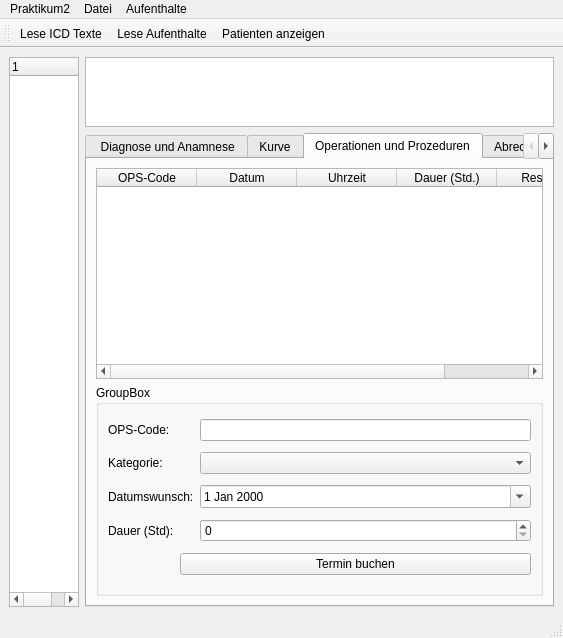
<?xml version="1.0" encoding="UTF-8"?>
<ui version="4.0">
 <class>HospitalUI</class>
 <widget class="QMainWindow" name="HospitalUI">
  <property name="geometry">
   <rect>
    <x>0</x>
    <y>0</y>
    <width>529</width>
    <height>571</height>
   </rect>
  </property>
  <property name="windowTitle">
   <string>HospitalUI</string>
  </property>
  <widget class="QWidget" name="centralwidget">
   <layout class="QHBoxLayout" name="horizontalLayout">
    <item>
     <widget class="QTreeWidget" name="patientTreeWidget">
      <column>
       <property name="text">
        <string notr="true">1</string>
       </property>
      </column>
     </widget>
    </item>
    <item>
     <layout class="QVBoxLayout" name="verticalLayout">
      <item>
       <widget class="QTextBrowser" name="patientInfoTextBrowser">
        <property name="maximumSize">
         <size>
          <width>16777215</width>
          <height>120</height>
         </size>
        </property>
       </widget>
      </item>
      <item>
       <widget class="QTabWidget" name="stayTabWidget">
        <property name="currentIndex">
         <number>2</number>
        </property>
        <widget class="QWidget" name="tab">
         <attribute name="title">
          <string> Diagnose und Anamnese</string>
         </attribute>
         <layout class="QVBoxLayout" name="verticalLayout_2" stretch="1,1,0,0,0,0,0">
          <property name="sizeConstraint">
           <enum>QLayout::SizeConstraint::SetDefaultConstraint</enum>
          </property>
          <item>
           <widget class="QTextEdit" name="diagnoseTextEdit">
            <property name="maximumSize">
             <size>
              <width>16777215</width>
              <height>150</height>
             </size>
            </property>
            <property name="readOnly">
             <bool>true</bool>
            </property>
           </widget>
          </item>
          <item>
           <layout class="QHBoxLayout" name="horizontalLayout_2" stretch="0,2,6">
            <item>
             <widget class="QLabel" name="label">
              <property name="text">
               <string>Aktuelle Diagnose:</string>
              </property>
             </widget>
            </item>
            <item>
             <widget class="QLineEdit" name="aktuelleDiagnoseInput"/>
            </item>
            <item>
             <widget class="QLineEdit" name="aktuelleDiagnoseText">
              <property name="readOnly">
               <bool>true</bool>
              </property>
             </widget>
            </item>
           </layout>
          </item>
          <item>
           <widget class="QLabel" name="label_2">
            <property name="text">
             <string>Anamnese: </string>
            </property>
           </widget>
          </item>
          <item>
           <widget class="QTableWidget" name="anamneseTableWidget">
            <property name="maximumSize">
             <size>
              <width>16777215</width>
              <height>120</height>
             </size>
            </property>
            <property name="rowCount">
             <number>4</number>
            </property>
            <row/>
            <row/>
            <row/>
            <row/>
            <column>
             <property name="text">
              <string>ICD-Code</string>
             </property>
            </column>
            <column>
             <property name="text">
              <string>Bezeichnung</string>
             </property>
            </column>
            <item row="0" column="1">
             <property name="flags">
              <set>ItemIsSelectable|ItemIsDragEnabled|ItemIsDropEnabled|ItemIsUserCheckable|ItemIsEnabled</set>
             </property>
            </item>
            <item row="1" column="1">
             <property name="flags">
              <set>ItemIsSelectable|ItemIsDragEnabled|ItemIsDropEnabled|ItemIsUserCheckable|ItemIsEnabled</set>
             </property>
            </item>
            <item row="2" column="1">
             <property name="flags">
              <set>ItemIsSelectable|ItemIsDragEnabled|ItemIsDropEnabled|ItemIsUserCheckable|ItemIsEnabled</set>
             </property>
            </item>
            <item row="3" column="1">
             <property name="flags">
              <set>ItemIsSelectable|ItemIsDragEnabled|ItemIsDropEnabled|ItemIsUserCheckable|ItemIsEnabled</set>
             </property>
            </item>
           </widget>
          </item>
          <item>
           <widget class="QLabel" name="label_3">
            <property name="text">
             <string>Bemerkungen:</string>
            </property>
           </widget>
          </item>
          <item>
           <widget class="QTextEdit" name="bemerkungenTextEdit">
            <property name="maximumSize">
             <size>
              <width>16777215</width>
              <height>60</height>
             </size>
            </property>
           </widget>
          </item>
          <item>
           <widget class="QGroupBox" name="groupBox">
            <property name="minimumSize">
             <size>
              <width>0</width>
              <height>140</height>
             </size>
            </property>
            <property name="title">
             <string>Verlegung und  Entlassung</string>
            </property>
            <layout class="QVBoxLayout" name="verticalLayout_4">
             <item>
              <layout class="QFormLayout" name="formLayout">
               <item row="0" column="0">
                <widget class="QLabel" name="label_6">
                 <property name="text">
                  <string>Zielabteilung:</string>
                 </property>
                </widget>
               </item>
               <item row="0" column="1">
                <widget class="QComboBox" name="targetDepartmentComboBox"/>
               </item>
               <item row="1" column="0">
                <widget class="QLabel" name="label_7">
                 <property name="text">
                  <string>Aktionsdatum: </string>
                 </property>
                </widget>
               </item>
               <item row="1" column="1">
                <widget class="QDateEdit" name="transferDateEdit">
                 <property name="calendarPopup">
                  <bool>true</bool>
                 </property>
                </widget>
               </item>
              </layout>
             </item>
             <item>
              <layout class="QHBoxLayout" name="horizontalLayout_4">
               <item>
                <widget class="QPushButton" name="transferPatientButton">
                 <property name="text">
                  <string>Patient verlegen</string>
                 </property>
                </widget>
               </item>
               <item>
                <widget class="QPushButton" name="dischargePatientButton">
                 <property name="text">
                  <string>Patient entlassen</string>
                 </property>
                </widget>
               </item>
              </layout>
             </item>
            </layout>
           </widget>
          </item>
         </layout>
        </widget>
        <widget class="QWidget" name="tab_2">
         <attribute name="title">
          <string>Kurve</string>
         </attribute>
         <layout class="QVBoxLayout" name="verticalLayout_3" stretch="0,1">
          <item>
           <layout class="QHBoxLayout" name="horizontalLayout_3">
            <item>
             <widget class="QDateEdit" name="bpDateEdit">
              <property name="calendarPopup">
               <bool>true</bool>
              </property>
             </widget>
            </item>
            <item>
             <widget class="QSpinBox" name="systolicSpinBox">
              <property name="minimum">
               <number>50</number>
              </property>
              <property name="maximum">
               <number>250</number>
              </property>
              <property name="value">
               <number>120</number>
              </property>
             </widget>
            </item>
            <item>
             <widget class="QLabel" name="label_4">
              <property name="text">
               <string>Sys (mmHg)</string>
              </property>
             </widget>
            </item>
            <item>
             <widget class="QSpinBox" name="diastolicSpinBox">
              <property name="minimum">
               <number>30</number>
              </property>
              <property name="maximum">
               <number>150</number>
              </property>
              <property name="value">
               <number>80</number>
              </property>
             </widget>
            </item>
            <item>
             <widget class="QLabel" name="label_5">
              <property name="text">
               <string>Dia (mmHg)</string>
              </property>
             </widget>
            </item>
            <item>
             <widget class="QPushButton" name="addBPButton">
              <property name="text">
               <string>Wert hinzufügen</string>
              </property>
             </widget>
            </item>
           </layout>
          </item>
          <item>
           <widget class="QChartView" name="chartContainerWidget" native="true"/>
          </item>
         </layout>
        </widget>
        <widget class="QWidget" name="tab_3">
         <attribute name="title">
          <string>Operationen und Prozeduren</string>
         </attribute>
         <layout class="QVBoxLayout" name="verticalLayout_6">
          <item>
           <layout class="QVBoxLayout" name="verticalLayout_5" stretch="1,1">
            <item>
             <widget class="QTableWidget" name="proceduresTableWidget">
              <column>
               <property name="text">
                <string>OPS-Code</string>
               </property>
              </column>
              <column>
               <property name="text">
                <string>Datum</string>
               </property>
              </column>
              <column>
               <property name="text">
                <string>Uhrzeit</string>
               </property>
              </column>
              <column>
               <property name="text">
                <string>Dauer (Std.)</string>
               </property>
              </column>
              <column>
               <property name="text">
                <string>Resource</string>
               </property>
              </column>
             </widget>
            </item>
            <item>
             <widget class="QGroupBox" name="groupBox_2">
              <property name="title">
               <string>GroupBox</string>
              </property>
              <layout class="QGridLayout" name="gridLayout">
               <item row="0" column="0">
                <widget class="QLabel" name="label_8">
                 <property name="text">
                  <string>OPS-Code:</string>
                 </property>
                </widget>
               </item>
               <item row="0" column="2">
                <widget class="QLineEdit" name="opsCodeLineEdit"/>
               </item>
               <item row="1" column="0">
                <widget class="QLabel" name="label_9">
                 <property name="text">
                  <string>Kategorie:</string>
                 </property>
                </widget>
               </item>
               <item row="1" column="2">
                <widget class="QComboBox" name="resourceTypeComboBox"/>
               </item>
               <item row="2" column="0" colspan="2">
                <widget class="QLabel" name="label_10">
                 <property name="text">
                  <string>Datumswunsch:</string>
                 </property>
                </widget>
               </item>
               <item row="2" column="2">
                <widget class="QDateEdit" name="procedureDateEdit">
                 <property name="calendarPopup">
                  <bool>true</bool>
                 </property>
                </widget>
               </item>
               <item row="3" column="0">
                <widget class="QLabel" name="label_11">
                 <property name="text">
                  <string>Dauer (Std):</string>
                 </property>
                </widget>
               </item>
               <item row="3" column="2">
                <widget class="QSpinBox" name="durationSpinBox"/>
               </item>
               <item row="4" column="1" colspan="2">
                <widget class="QPushButton" name="scheduleProcedureButton">
                 <property name="text">
                  <string>Termin buchen</string>
                 </property>
                </widget>
               </item>
              </layout>
             </widget>
            </item>
           </layout>
          </item>
         </layout>
        </widget>
        <widget class="QWidget" name="tab_4">
         <attribute name="title">
          <string>Abrechnung</string>
         </attribute>
         <layout class="QVBoxLayout" name="verticalLayout_7">
          <item>
           <widget class="QLabel" name="label_12">
            <property name="text">
             <string>Aktuelle Diagnose des letzten Aufenthaltes:</string>
            </property>
           </widget>
          </item>
          <item>
           <widget class="QLineEdit" name="diagnosisLineEdit">
            <property name="readOnly">
             <bool>true</bool>
            </property>
           </widget>
          </item>
          <item>
           <widget class="QLabel" name="label_13">
            <property name="text">
             <string>Gesamte Aufenthaltsdauer:</string>
            </property>
           </widget>
          </item>
          <item>
           <widget class="QLineEdit" name="durationLineEdit">
            <property name="readOnly">
             <bool>true</bool>
            </property>
           </widget>
          </item>
          <item>
           <widget class="QLabel" name="label_14">
            <property name="text">
             <string>Geplante oder durchgeführte Operationen/Diagnostiken:</string>
            </property>
           </widget>
          </item>
          <item>
           <widget class="QListWidget" name="proceduresListWidget"/>
          </item>
          <item>
           <widget class="QLabel" name="label_15">
            <property name="text">
             <string>Besondere Erschwernisse / Komplikationen:</string>
            </property>
           </widget>
          </item>
          <item>
           <widget class="QPlainTextEdit" name="difficultiesTextEdit"/>
          </item>
         </layout>
        </widget>
       </widget>
      </item>
     </layout>
    </item>
   </layout>
  </widget>
  <widget class="QMenuBar" name="menubar">
   <property name="geometry">
    <rect>
     <x>0</x>
     <y>0</y>
     <width>529</width>
     <height>17</height>
    </rect>
   </property>
   <widget class="QMenu" name="menuPraktikum2">
    <property name="title">
     <string>Praktikum2</string>
    </property>
   </widget>
   <widget class="QMenu" name="menuDatei">
    <property name="title">
     <string>Datei</string>
    </property>
    <addaction name="actionLese_Aufenthalte"/>
    <addaction name="actionLese_ICD_Texte"/>
   </widget>
   <widget class="QMenu" name="menuAufenthalte">
    <property name="title">
     <string>Aufenthalte</string>
    </property>
    <addaction name="actionPatienten_anzeigen"/>
   </widget>
   <addaction name="menuPraktikum2"/>
   <addaction name="menuDatei"/>
   <addaction name="menuAufenthalte"/>
  </widget>
  <widget class="QStatusBar" name="statusbar"/>
  <widget class="QToolBar" name="toolBar">
   <property name="windowTitle">
    <string>toolBar</string>
   </property>
   <attribute name="toolBarArea">
    <enum>TopToolBarArea</enum>
   </attribute>
   <attribute name="toolBarBreak">
    <bool>false</bool>
   </attribute>
   <addaction name="actionLese_ICD_Texte"/>
   <addaction name="actionLese_Aufenthalte"/>
   <addaction name="actionPatienten_anzeigen"/>
  </widget>
  <action name="actionLese_Aufenthalte">
   <property name="icon">
    <iconset resource="resources.qrc">
     <normaloff>:/icons/recycle.png</normaloff>:/icons/recycle.png</iconset>
   </property>
   <property name="text">
    <string>Lese Aufenthalte</string>
   </property>
  </action>
  <action name="actionLese_ICD_Texte">
   <property name="icon">
    <iconset resource="resources.qrc">
     <normaloff>:/icons/folder.png</normaloff>:/icons/folder.png</iconset>
   </property>
   <property name="text">
    <string>Lese ICD Texte</string>
   </property>
  </action>
  <action name="actionPatienten_anzeigen">
   <property name="icon">
    <iconset resource="resources.qrc">
     <normaloff>:/icons/people.png</normaloff>:/icons/people.png</iconset>
   </property>
   <property name="text">
    <string>Patienten anzeigen</string>
   </property>
  </action>
 </widget>
 <customwidgets>
  <customwidget>
   <class>QChartView</class>
   <extends>QWidget</extends>
   <header>qchartview.h</header>
   <container>1</container>
  </customwidget>
 </customwidgets>
 <resources>
  <include location="resources.qrc"/>
 </resources>
 <connections/>
</ui>
